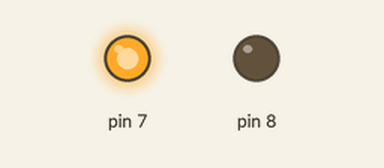
A sketch run on a simulated Arduino Uno, built with avr-gcc and run on an emulated ATmega328P. Parts: output pins drawn as LEDs (lit = HIGH).

Above: at 0.1 s.
At 5.8 s:
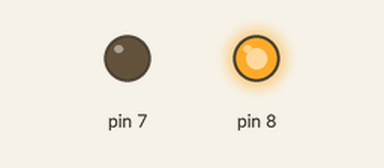
Timing chart, 0 to 7.3 s (numbered marks = the images above):
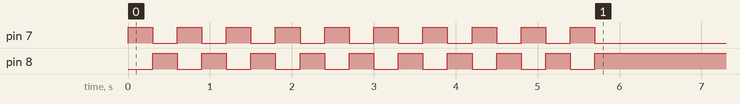

The sketch:

project_01_Led.ino
```cpp
void setup()
{
        pinMode(8,OUTPUT);
        pinMode(7,OUTPUT);

  for(int i=0;i<10;i++)
    {
        digitalWrite(8,LOW);
        digitalWrite(7,1);
        delay(300);
        digitalWrite(8,1);
        digitalWrite(7,0);
        delay(300);
    }

}

void loop()
{

}
```
